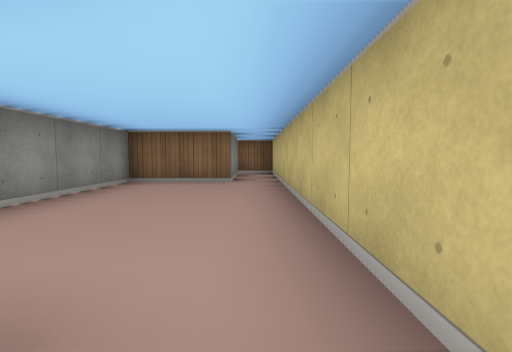
view 1 (above)

24 first-person views from a walk through a cub3D ray-caster map. The camera is about half as high as the walls, tilts 4° down and sees 85° across. The floor is counted in squares. Each view is taken from the middle of a square. On the plan, view 1 faces up. The plan holds only what a view shows up to about 9 squares ahead; the rest is blank. The place goes on beyond the plan.

view 2
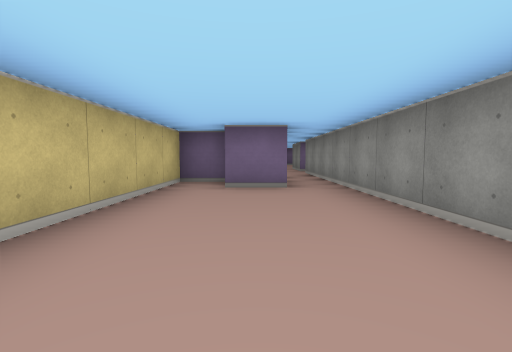

view 3
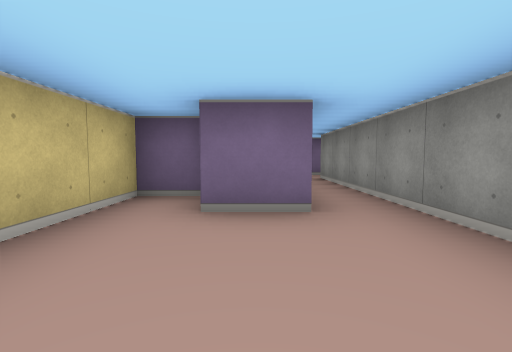

view 4
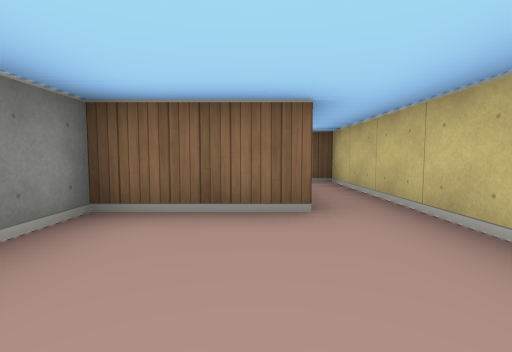

view 5
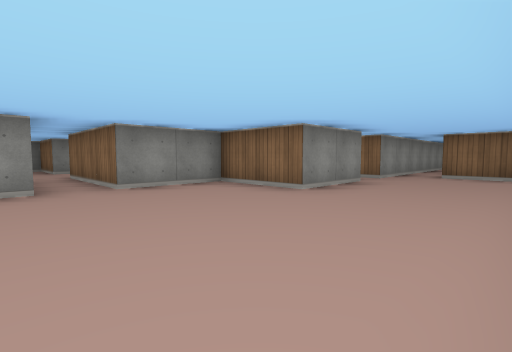

view 6
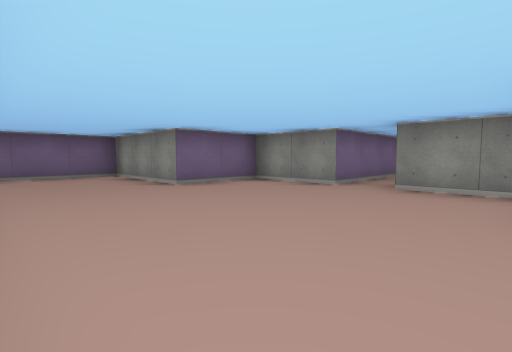

view 7
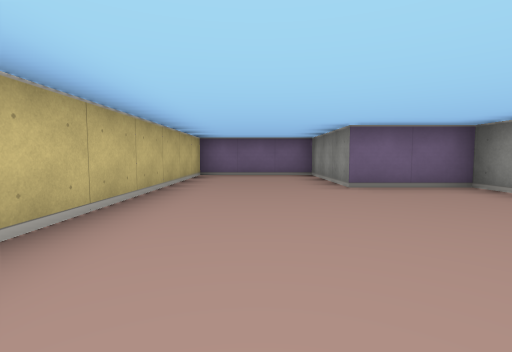

view 8
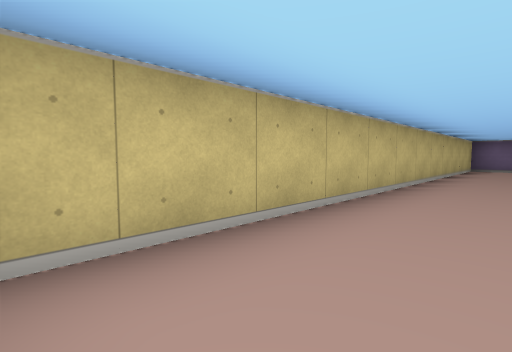

view 9
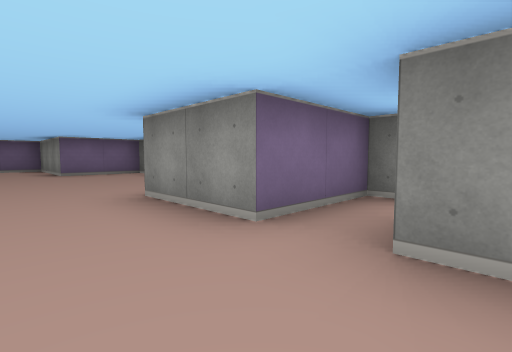

view 10
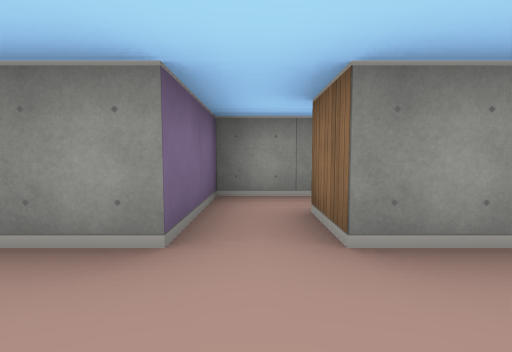

view 11
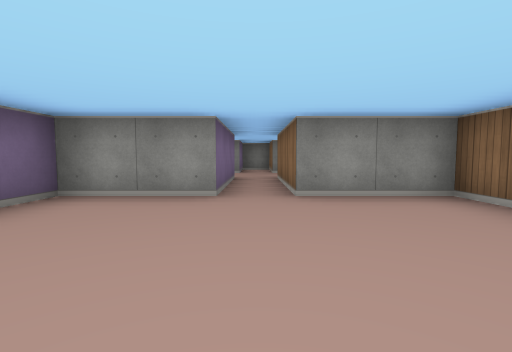

view 12
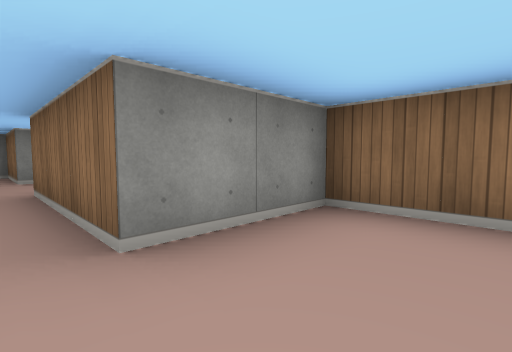

view 13
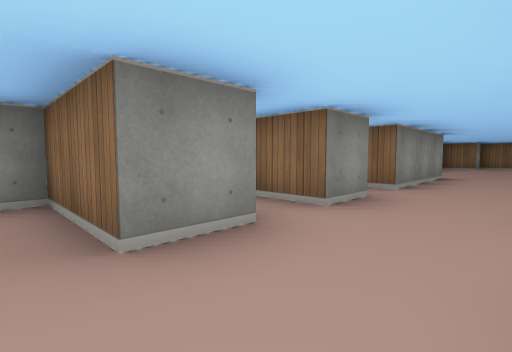

view 14
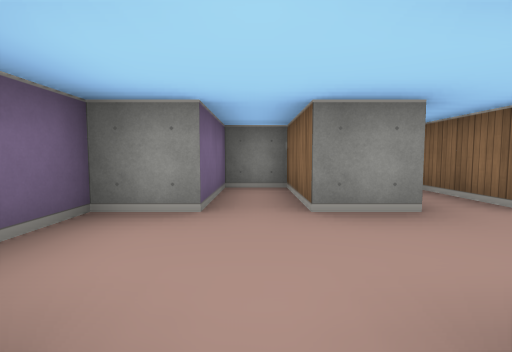

view 15
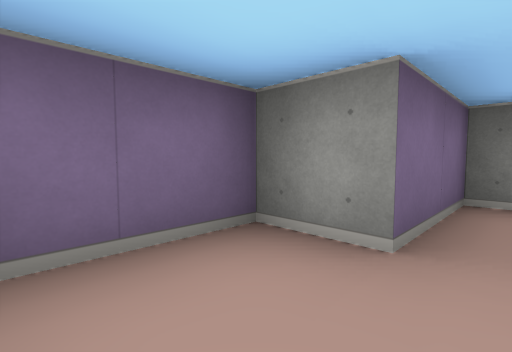

view 16
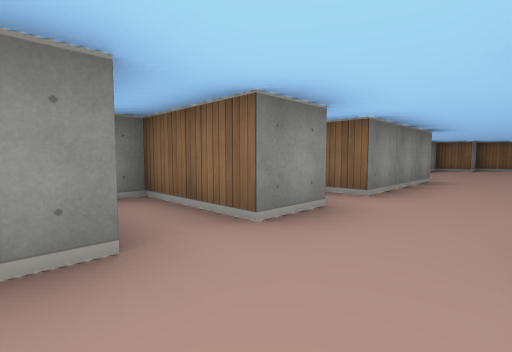

view 17
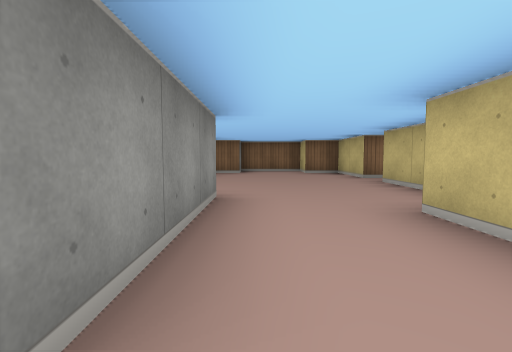

view 18
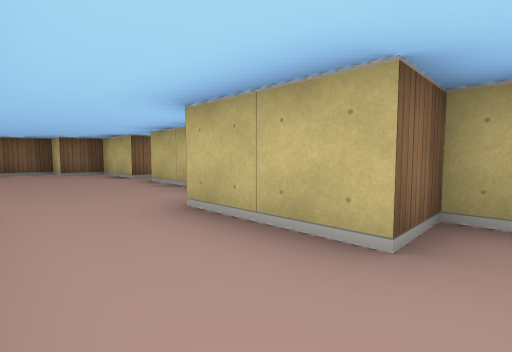

view 19
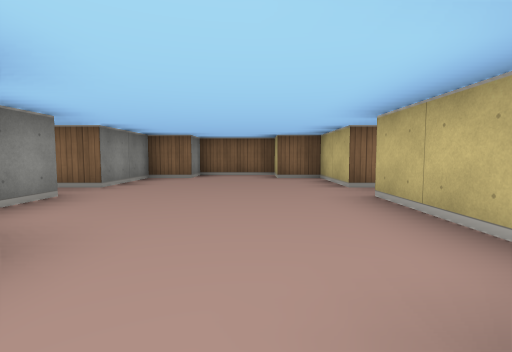

view 20
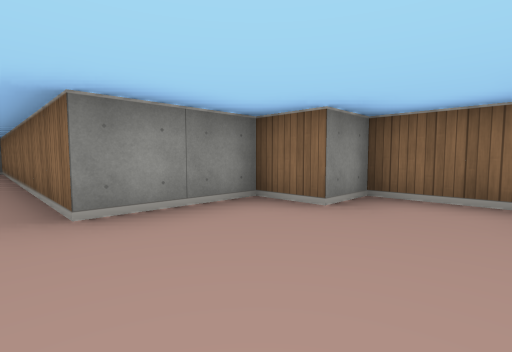

view 21
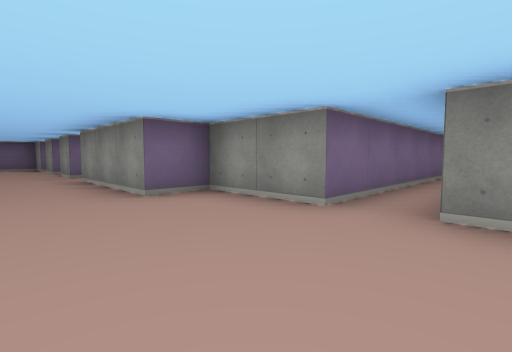

view 22
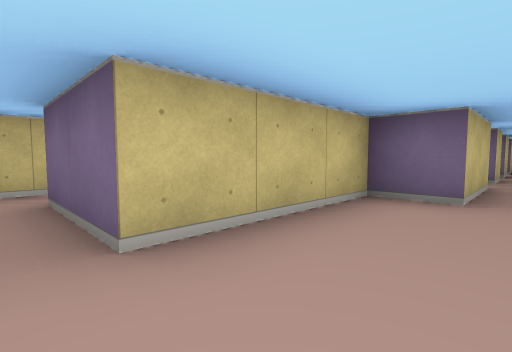

view 23
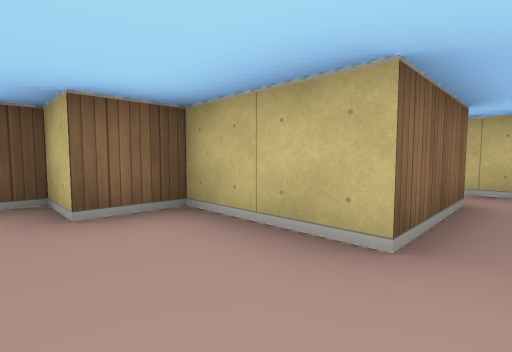

view 24
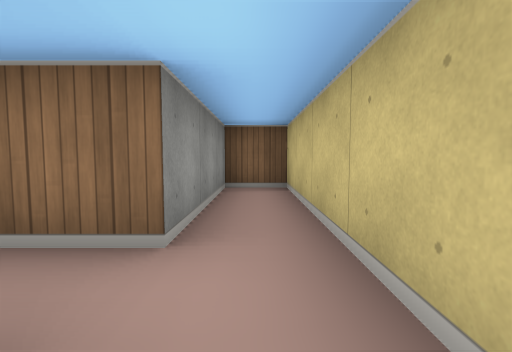

### Floor plan
Ten units are one square. View 1 is at (0, 0); x grows to the right and y downward. Boxes are objects, and circles mark ways between rooms. Rooms are numbered by the first view taken in them; rooms with no view inside come last. Other rooms are left out.
<svg viewBox="-180 -80 190 230">
<path fill="none" stroke="#000" d="M-16 -5 -5 -5M-5 5 5 5 5 -75M-5 -75 -5 -55 -25 -55 -25 25M-35 45 -25 45 -25 65 -45 65 -45 85 -75 85M-76 95 -45 95 -45 115 -25 115 -25 145 5 145 5 30M-25 25 -25 35 -35 35M-2 25 -15 25M-95 85 -115 85 -115 95 -95 95 -95 105 -80 105M-95 74 -95 85M-75 65 -75 55M-95 54 -95 65 -115 65 -115 69M-75 85 -75 75M-65 -15 -65 -35 -75 -35 -75 -45 -95 -45 -95 -35 -105 -35 -105 -15 -175 -15M-65 50 -65 45 -75 45 -75 25 -65 25 -65 -5M-155 -5 -105 -5 -105 15 -95 15 -95 45 -101 45M-35 -2 -35 -45 -45 -45 -45 -15 -65 -15M-65 -5 -45 -5M-45 32 -45 45 -35 45"/>
<circle cx="-20" cy="20" r="3" fill="#2a7"/>
<circle cx="-70" cy="90" r="3" fill="#2a7"/>
<circle cx="-30" cy="40" r="3" fill="#2a7"/>
<circle cx="-85" cy="80" r="3" fill="#2a7"/>
<circle cx="-85" cy="60" r="3" fill="#2a7"/>
<circle cx="-55" cy="-10" r="3" fill="#2a7"/>
<text x="-10" y="-30">1</text>
<text x="-20" y="90">2</text>
<text x="-90" y="90">3</text>
<text x="-90" y="70">4</text>
<text x="-90" y="0">5</text>
<text x="-40" y="0">6</text>
</svg>
Room 1 opens to room 2. Room 2 opens to room 3. Room 2 opens to room 6. Room 3 opens to room 4. Room 4 opens to room 5. Room 5 opens to room 6.

Where each view was taken, in squares from view 1:
view 1: 0 up, 0 right, facing up
view 2: 5 up, 1 left, facing down
view 3: 3 up, 1 left, facing down
view 4: 3 up, 1 left, facing up
view 5: 10 down, 0 right, facing up-left
view 6: 7 down, 0 right, facing down-left
view 7: 7 down, 1 left, facing down
view 8: 3 down, 1 left, facing down-right
view 9: 3 down, 1 left, facing down-left
view 10: 4 down, 1 left, facing left
view 11: 9 down, 1 left, facing left
view 12: 9 down, 3 left, facing up-left
view 13: 9 down, 8 left, facing up-left
view 14: 9 down, 7 left, facing left
view 15: 9 down, 8 left, facing down-left
view 16: 8 down, 8 left, facing up-left
view 17: 5 down, 9 left, facing up
view 18: 5 down, 9 left, facing up-right
view 19: 3 down, 8 left, facing up
view 20: 1 up, 8 left, facing up-left
view 21: 2 up, 8 left, facing down-left
view 22: 1 up, 8 left, facing down-right
view 23: 1 up, 8 left, facing up-right
view 24: 0 up, 4 left, facing up
